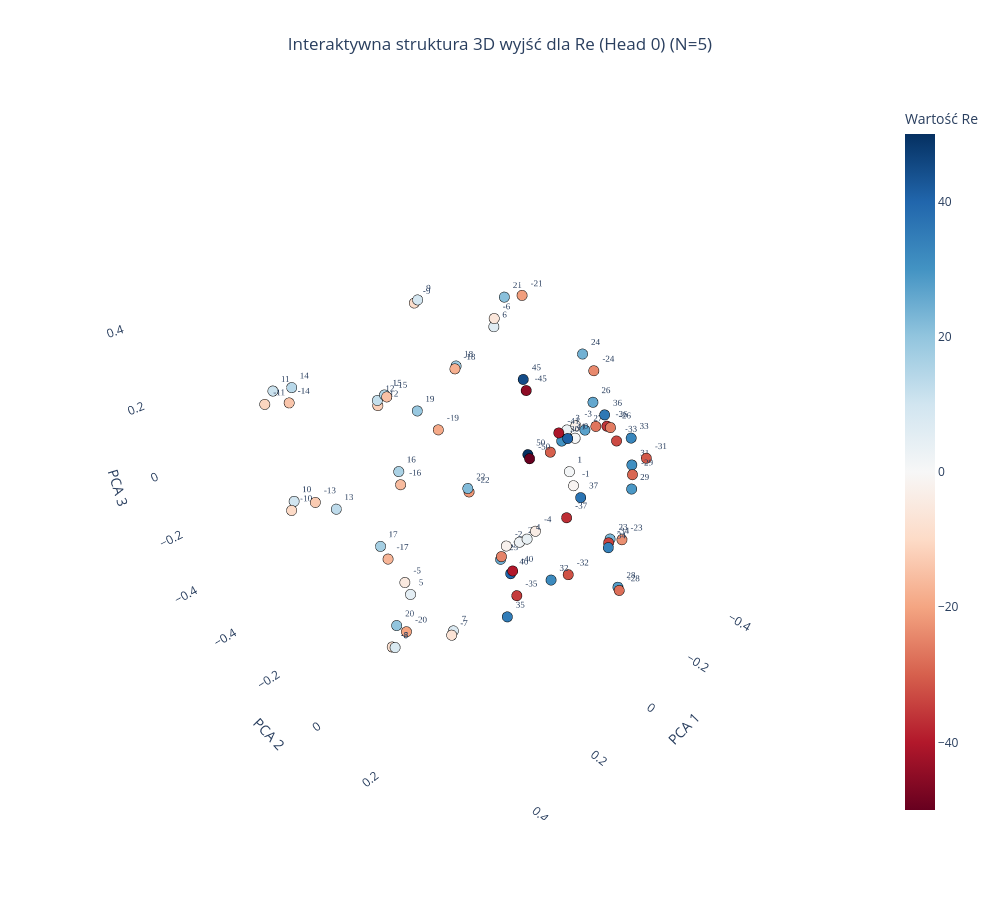
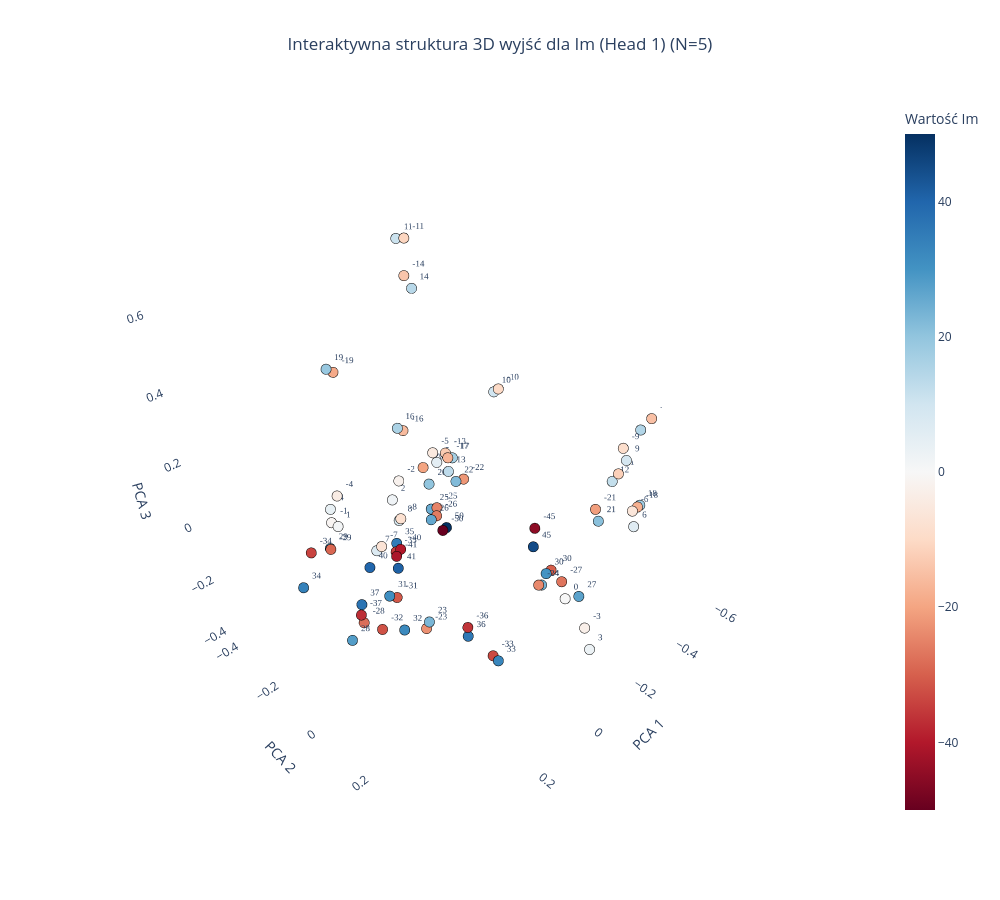

Notebook code cell kept with these figures, in order:
### Code cell
plot_output_head_plotly_3d(model, N=N, head_idx=0)

plot_output_head_plotly_3d(model, N=N, head_idx=1)

### Figure 1 — Plotly figure (JSON) as saved in the notebook; plotly's stock layout.template omitted (floating-point values rounded to 4 significant figures)
{"data": [{"hoverinfo": "text", "hovertext": ["Token ID: 0<br>Wartość algebraiczna: -50", "Token ID: 5<br>Wartość algebraiczna: -45", "Token ID: 9<br>Wartość algebraiczna: -41", "Token ID: 10<br>Wartość algebraiczna: -40", "Token ID: 13<br>Wartość algebraiczna: -37", "Token ID: 14<br>Wartość algebraiczna: -36", "Token ID: 15<br>Wartość algebraiczna: -35", "Token ID: 16<br>Wartość algebraiczna: -34", "Token ID: 17<br>Wartość algebraiczna: -33", "Token ID: 18<br>Wartość algebraiczna: -32", "Token ID: 19<br>Wartość algebraiczna: -31", "Token ID: 20<br>Wartość algebraiczna: -30", "Token ID: 21<br>Wartość algebraiczna: -29", "Token ID: 22<br>Wartość algebraiczna: -28", "Token ID: 23<br>Wartość algebraiczna: -27", "Token ID: 24<br>Wartość algebraiczna: -26", "Token ID: 25<br>Wartość algebraiczna: -25", "Token ID: 26<br>Wartość algebraiczna: -24", "Token ID: 27<br>Wartość algebraiczna: -23", "Token ID: 28<br>Wartość algebraiczna: -22", "Token ID: 29<br>Wartość algebraiczna: -21", "Token ID: 30<br>Wartość algebraiczna: -20", "Token ID: 31<br>Wartość algebraiczna: -19", "Token ID: 32<br>Wartość algebraiczna: -18", "Token ID: 33<br>Wartość algebraiczna: -17", "Token ID: 34<br>Wartość algebraiczna: -16", "Token ID: 35<br>Wartość algebraiczna: -15", "Token ID: 36<br>Wartość algebraiczna: -14", "Token ID: 37<br>Wartość algebraiczna: -13", "Token ID: 38<br>Wartość algebraiczna: -12", "Token ID: 39<br>Wartość algebraiczna: -11", "Token ID: 40<br>Wartość algebraiczna: -10", "Token ID: 41<br>Wartość algebraiczna: -9", "Token ID: 42<br>Wartość algebraiczna: -8", "Token ID: 43<br>Wartość algebraiczna: -7", "Token ID: 44<br>Wartość algebraiczna: -6", "Token ID: 45<br>Wartość algebraiczna: -5", "Token ID: 46<br>Wartość algebraiczna: -4", "Token ID: 47<br>Wartość algebraiczna: -3", "Token ID: 48<br>Wartość algebraiczna: -2", "Token ID: 49<br>Wartość algebraiczna: -1", "Token ID: 50<br>Wartość algebraiczna: 0", "Token ID: 51<br>Wartość algebraiczna: 1", "Token ID: 52<br>Wartość algebraiczna: 2", "Token ID: 53<br>Wartość algebraiczna: 3", "Token ID: 54<br>Wartość algebraiczna: 4", "Token ID: 55<br>Wartość algebraiczna: 5", "Token ID: 56<br>Wartość algebraiczna: 6", "Token ID: 57<br>Wartość algebraiczna: 7", "Token ID: 58<br>Wartość algebraiczna: 8", "Token ID: 59<br>Wartość algebraiczna: 9", "Token ID: 60<br>Wartość algebraiczna: 10", "Token ID: 61<br>Wartość algebraiczna: 11", "Token ID: 62<br>Wartość algebraiczna: 12", "Token ID: 63<br>Wartość algebraiczna: 13", "Token ID: 64<br>Wartość algebraiczna: 14", "Token ID: 65<br>Wartość algebraiczna: 15", "Token ID: 66<br>Wartość algebraiczna: 16", "Token ID: 67<br>Wartość algebraiczna: 17", "Token ID: 68<br>Wartość algebraiczna: 18", "Token ID: 69<br>Wartość algebraiczna: 19", "Token ID: 70<br>Wartość algebraiczna: 20", "Token ID: 71<br>Wartość algebraiczna: 21", "Token ID: 72<br>Wartość algebraiczna: 22", "Token ID: 73<br>Wartość algebraiczna: 23", "Token ID: 74<br>Wartość algebraiczna: 24", "Token ID: 75<br>Wartość algebraiczna: 25", "Token ID: 76<br>Wartość algebraiczna: 26", "Token ID: 77<br>Wartość algebraiczna: 27", "Token ID: 78<br>Wartość algebraiczna: 28", "Token ID: 79<br>Wartość algebraiczna: 29", "Token ID: 80<br>Wartość algebraiczna: 30", "Token ID: 81<br>Wartość algebraiczna: 31", "Token ID: 82<br>Wartość algebraiczna: 32", "Token ID: 83<br>Wartość algebraiczna: 33", "Token ID: 84<br>Wartość algebraiczna: 34", "Token ID: 85<br>Wartość algebraiczna: 35", "Token ID: 86<br>Wartość algebraiczna: 36", "Token ID: 87<br>Wartość algebraiczna: 37", "Token ID: 90<br>Wartość algebraiczna: 40", "Token ID: 91<br>Wartość algebraiczna: 41", "Token ID: 95<br>Wartość algebraiczna: 45", "Token ID: 100<br>Wartość algebraiczna: 50"], "marker": {"color": [-50, -45, -41, -40, -37, -36, -35, -34, -33, -32, -31, -30, -29, -28, -27, -26, -25, -24, -23, -22, -21, -20, -19, -18, -17, -16, -15, -14, -13, -12, -11, -10, -9, -8, -7, -6, -5, -4, -3, -2, -1, 0, 1, 2, 3, 4, 5, 6, 7, 8, 9, 10, 11, 12, 13, 14, 15, 16, 17, 18, 19, 20, 21, 22, 23, 24, 25, 26, 27, 28, 29, 30, 31, 32, 33, 34, 35, 36, 37, 40, 41, 45, 50], "colorbar": {"title": {"text": "Wartość Re"}}, "colorscale": [[0, "rgb(103,0,31)"], [0.1, "rgb(178,24,43)"], [0.2, "rgb(214,96,77)"], [0.3, "rgb(244,165,130)"], [0.4, "rgb(253,219,199)"], [0.5, "rgb(247,247,247)"], [0.6, "rgb(209,229,240)"], [0.7, "rgb(146,197,222)"], [0.8, "rgb(67,147,195)"], [0.9, "rgb(33,102,172)"], [1, "rgb(5,48,97)"]], "line": {"color": "Black", "width": 1}, "showscale": true, "size": 6}, "mode": "markers+text", "text": ["-50", "-45", "-41", "-40", "-37", "-36", "-35", "-34", "-33", "-32", "-31", "-30", "-29", "-28", "-27", "-26", "-25", "-24", "-23", "-22", "-21", "-20", "-19", "-18", "-17", "-16", "-15", "-14", "-13", "-12", "-11", "-10", "-9", "-8", "-7", "-6", "-5", "-4", "-3", "-2", "-1", "0", "1", "2", "3", "4", "5", "6", "7", "8", "9", "10", "11", "12", "13", "14", "15", "16", "17", "18", "19", "20", "21", "22", "23", "24", "25", "26", "27", "28", "29", "30", "31", "32", "33", "34", "35", "36", "37", "40", "41", "45", "50"], "textfont": {"family": "Arial Black", "size": 9}, "textposition": "top right", "type": "scatter3d", "x": [-0.05448, -0.2163, -0.02071, 0.1039, 0.003429, -0.3048, 0.03176, 0.1189, -0.3391, -0.05462, -0.146, -0.2497, -0.03774, -0.1248, -0.5199, -0.1279, 0.08087, -0.2495, -0.2163, 0.01452, -0.2481, 0.2693, 0.388, -0.191, 0.2784, 0.3996, -0.09285, 0.455, 0.322, -0.07676, 0.5171, 0.3677, -0.1147, 0.3439, 0.2075, -0.2502, 0.2046, 0.1442, -0.4839, 0.0991, 0.0638, -0.3852, 0.06164, 0.04838, -0.4626, 0.1642, 0.2046, -0.249, 0.1923, 0.3449, -0.121, 0.3496, 0.4811, -0.07467, 0.2891, 0.4317, -0.09115, 0.3804, 0.2791, -0.2102, 0.3801, 0.2887, -0.2214, 0.02057, -0.1851, -0.2434, 0.08283, -0.1137, -0.4914, -0.1568, -0.04485, -0.2815, -0.1256, -0.0165, -0.3768, 0.1306, 0.05936, -0.3124, -0.06421, 0.09587, -0.04707, -0.2306, -0.07415], "y": [0.05874, -0.1032, 0.1717, 0.157, 0.23, 0.1005, 0.1088, 0.4312, 0.1117, 0.2038, 0.3284, -0.03747, 0.3668, 0.3147, -0.09029, 0.2349, 0.09749, 0.08449, 0.2452, -0.08373, -0.1566, -0.05954, 0.2237, -0.3477, -0.1011, 0.1199, -0.5367, -0.1589, -0.3281, -0.5616, -0.1471, -0.3718, -0.4183, -0.0265, 0.04694, -0.2551, -0.1341, 0.2565, -0.1372, 0.1297, 0.2888, -0.06076, 0.2733, 0.1266, -0.153, 0.2507, -0.1137, -0.2549, 0.03714, -0.01329, -0.4115, -0.3839, -0.1707, -0.559, -0.2869, -0.1793, -0.5444, 0.09263, -0.1267, -0.3631, 0.1586, -0.07359, -0.1925, -0.08183, 0.2295, 0.05095, 0.09678, 0.19, -0.108, 0.2893, 0.3647, -0.02588, 0.3055, 0.1799, 0.1309, 0.4398, 0.1027, 0.08447, 0.2151, 0.1434, 0.1774, -0.1277, 0.03536], "z": [0.05276, 0.1098, 0.1967, -0.1498, -0.001039, 0.05146, -0.3142, 0.1149, -0.005565, -0.235, 0.1427, -0.07062, 0.1726, -0.2622, -0.1359, 0.1909, -0.1558, 0.2306, -0.1915, -0.08895, 0.3515, -0.3961, 0.4187, 0.08771, -0.1645, 0.2466, -0.04192, 0.3386, -0.08852, -0.07561, 0.3672, -0.1134, 0.2883, -0.3707, -0.3753, 0.253, -0.3144, 0.05718, -0.1388, -0.09043, 0.1555, -0.1003, 0.1835, -0.1111, -0.151, 0.04343, -0.3439, 0.2294, -0.3782, -0.3614, 0.2973, -0.1006, 0.373, -0.05573, -0.1056, 0.3568, -0.03778, 0.2548, -0.1385, 0.08308, 0.4264, -0.3693, 0.3437, -0.07357, -0.1798, 0.266, -0.1639, 0.245, -0.1439, -0.2896, 0.129, -0.044, 0.1227, -0.2441, -0.005167, 0.1145, -0.376, 0.07538, 0.01286, -0.1727, 0.1718, 0.1274, 0.04368]}], "layout": {"height": 900, "scene": {"xaxis": {"backgroundcolor": "white", "gridcolor": "rgba(200,200,200,0.2)", "title": {"text": "PCA 1"}}, "yaxis": {"backgroundcolor": "white", "gridcolor": "rgba(200,200,200,0.2)", "title": {"text": "PCA 2"}}, "zaxis": {"backgroundcolor": "white", "gridcolor": "rgba(200,200,200,0.2)", "title": {"text": "PCA 3"}}}, "showlegend": false, "title": {"text": "Interaktywna struktura 3D wyjść dla Re (Head 0) (N=5)", "x": 0.5, "xanchor": "center"}, "width": 1000}}

### Figure 2 — Plotly figure (JSON) as saved in the notebook; plotly's stock layout.template omitted (floating-point values rounded to 4 significant figures)
{"data": [{"hoverinfo": "text", "hovertext": ["Token ID: 0<br>Wartość algebraiczna: -50", "Token ID: 5<br>Wartość algebraiczna: -45", "Token ID: 9<br>Wartość algebraiczna: -41", "Token ID: 10<br>Wartość algebraiczna: -40", "Token ID: 13<br>Wartość algebraiczna: -37", "Token ID: 14<br>Wartość algebraiczna: -36", "Token ID: 15<br>Wartość algebraiczna: -35", "Token ID: 16<br>Wartość algebraiczna: -34", "Token ID: 17<br>Wartość algebraiczna: -33", "Token ID: 18<br>Wartość algebraiczna: -32", "Token ID: 19<br>Wartość algebraiczna: -31", "Token ID: 20<br>Wartość algebraiczna: -30", "Token ID: 21<br>Wartość algebraiczna: -29", "Token ID: 22<br>Wartość algebraiczna: -28", "Token ID: 23<br>Wartość algebraiczna: -27", "Token ID: 24<br>Wartość algebraiczna: -26", "Token ID: 25<br>Wartość algebraiczna: -25", "Token ID: 26<br>Wartość algebraiczna: -24", "Token ID: 27<br>Wartość algebraiczna: -23", "Token ID: 28<br>Wartość algebraiczna: -22", "Token ID: 29<br>Wartość algebraiczna: -21", "Token ID: 30<br>Wartość algebraiczna: -20", "Token ID: 31<br>Wartość algebraiczna: -19", "Token ID: 32<br>Wartość algebraiczna: -18", "Token ID: 33<br>Wartość algebraiczna: -17", "Token ID: 34<br>Wartość algebraiczna: -16", "Token ID: 35<br>Wartość algebraiczna: -15", "Token ID: 36<br>Wartość algebraiczna: -14", "Token ID: 37<br>Wartość algebraiczna: -13", "Token ID: 38<br>Wartość algebraiczna: -12", "Token ID: 39<br>Wartość algebraiczna: -11", "Token ID: 40<br>Wartość algebraiczna: -10", "Token ID: 41<br>Wartość algebraiczna: -9", "Token ID: 42<br>Wartość algebraiczna: -8", "Token ID: 43<br>Wartość algebraiczna: -7", "Token ID: 44<br>Wartość algebraiczna: -6", "Token ID: 45<br>Wartość algebraiczna: -5", "Token ID: 46<br>Wartość algebraiczna: -4", "Token ID: 47<br>Wartość algebraiczna: -3", "Token ID: 48<br>Wartość algebraiczna: -2", "Token ID: 49<br>Wartość algebraiczna: -1", "Token ID: 50<br>Wartość algebraiczna: 0", "Token ID: 51<br>Wartość algebraiczna: 1", "Token ID: 52<br>Wartość algebraiczna: 2", "Token ID: 53<br>Wartość algebraiczna: 3", "Token ID: 54<br>Wartość algebraiczna: 4", "Token ID: 55<br>Wartość algebraiczna: 5", "Token ID: 56<br>Wartość algebraiczna: 6", "Token ID: 57<br>Wartość algebraiczna: 7", "Token ID: 58<br>Wartość algebraiczna: 8", "Token ID: 59<br>Wartość algebraiczna: 9", "Token ID: 60<br>Wartość algebraiczna: 10", "Token ID: 61<br>Wartość algebraiczna: 11", "Token ID: 62<br>Wartość algebraiczna: 12", "Token ID: 63<br>Wartość algebraiczna: 13", "Token ID: 64<br>Wartość algebraiczna: 14", "Token ID: 65<br>Wartość algebraiczna: 15", "Token ID: 66<br>Wartość algebraiczna: 16", "Token ID: 67<br>Wartość algebraiczna: 17", "Token ID: 68<br>Wartość algebraiczna: 18", "Token ID: 69<br>Wartość algebraiczna: 19", "Token ID: 70<br>Wartość algebraiczna: 20", "Token ID: 71<br>Wartość algebraiczna: 21", "Token ID: 72<br>Wartość algebraiczna: 22", "Token ID: 73<br>Wartość algebraiczna: 23", "Token ID: 74<br>Wartość algebraiczna: 24", "Token ID: 75<br>Wartość algebraiczna: 25", "Token ID: 76<br>Wartość algebraiczna: 26", "Token ID: 77<br>Wartość algebraiczna: 27", "Token ID: 78<br>Wartość algebraiczna: 28", "Token ID: 79<br>Wartość algebraiczna: 29", "Token ID: 80<br>Wartość algebraiczna: 30", "Token ID: 81<br>Wartość algebraiczna: 31", "Token ID: 82<br>Wartość algebraiczna: 32", "Token ID: 83<br>Wartość algebraiczna: 33", "Token ID: 84<br>Wartość algebraiczna: 34", "Token ID: 85<br>Wartość algebraiczna: 35", "Token ID: 86<br>Wartość algebraiczna: 36", "Token ID: 87<br>Wartość algebraiczna: 37", "Token ID: 90<br>Wartość algebraiczna: 40", "Token ID: 91<br>Wartość algebraiczna: 41", "Token ID: 95<br>Wartość algebraiczna: 45", "Token ID: 100<br>Wartość algebraiczna: 50"], "marker": {"color": [-50, -45, -41, -40, -37, -36, -35, -34, -33, -32, -31, -30, -29, -28, -27, -26, -25, -24, -23, -22, -21, -20, -19, -18, -17, -16, -15, -14, -13, -12, -11, -10, -9, -8, -7, -6, -5, -4, -3, -2, -1, 0, 1, 2, 3, 4, 5, 6, 7, 8, 9, 10, 11, 12, 13, 14, 15, 16, 17, 18, 19, 20, 21, 22, 23, 24, 25, 26, 27, 28, 29, 30, 31, 32, 33, 34, 35, 36, 37, 40, 41, 45, 50], "colorbar": {"title": {"text": "Wartość Im"}}, "colorscale": [[0, "rgb(103,0,31)"], [0.1, "rgb(178,24,43)"], [0.2, "rgb(214,96,77)"], [0.3, "rgb(244,165,130)"], [0.4, "rgb(253,219,199)"], [0.5, "rgb(247,247,247)"], [0.6, "rgb(209,229,240)"], [0.7, "rgb(146,197,222)"], [0.8, "rgb(67,147,195)"], [0.9, "rgb(33,102,172)"], [1, "rgb(5,48,97)"]], "line": {"color": "Black", "width": 1}, "showscale": true, "size": 6}, "mode": "markers+text", "text": ["-50", "-45", "-41", "-40", "-37", "-36", "-35", "-34", "-33", "-32", "-31", "-30", "-29", "-28", "-27", "-26", "-25", "-24", "-23", "-22", "-21", "-20", "-19", "-18", "-17", "-16", "-15", "-14", "-13", "-12", "-11", "-10", "-9", "-8", "-7", "-6", "-5", "-4", "-3", "-2", "-1", "0", "1", "2", "3", "4", "5", "6", "7", "8", "9", "10", "11", "12", "13", "14", "15", "16", "17", "18", "19", "20", "21", "22", "23", "24", "25", "26", "27", "28", "29", "30", "31", "32", "33", "34", "35", "36", "37", "40", "41", "45", "50"], "textfont": {"family": "Arial Black", "size": 9}, "textposition": "top right", "type": "scatter3d", "x": [0.08722, -0.07919, 0.2621, 0.05176, 0.3316, 0.1844, 0.05017, 0.3677, 0.1356, 0.183, 0.3098, -0.1466, 0.4389, 0.263, 0.03081, 0.2541, -0.04175, 0.02972, 0.228, -0.1019, -0.09428, -0.2332, 0.2081, -0.3385, -0.1981, -0.01247, -0.6042, -0.1193, -0.208, -0.5917, -0.08752, -0.4703, -0.2972, -0.1387, 0.04528, -0.187, -0.1698, 0.2737, -0.05415, 0.06645, 0.364, -0.2001, 0.3616, 0.08556, -0.04141, 0.2823, -0.1857, -0.1884, 0.0515, -0.145, -0.2701, -0.4588, -0.08465, -0.5766, -0.2122, -0.1185, -0.5959, 0.006059, -0.2119, -0.3703, 0.2268, -0.2487, -0.1139, -0.06865, 0.2208, 0.02203, -0.03865, 0.2772, -0.006851, 0.3118, 0.4293, -0.1311, 0.3291, 0.1376, 0.1573, 0.4215, 0.03455, 0.1895, 0.3267, 0.1331, 0.2792, -0.08303, 0.07549], "y": [0.03933, 0.2033, 0.06716, -0.1831, -0.004194, 0.228, -0.2073, -0.1387, 0.268, -0.1248, 0.1191, 0.2107, 0.06506, -0.09598, 0.3863, 0.2071, -0.1262, 0.3165, 0.1236, -0.07983, 0.3731, -0.4029, -0.1926, 0.3324, -0.247, -0.2196, 0.1745, -0.3098, -0.2679, 0.09212, -0.2639, -0.3037, 0.295, -0.4139, -0.2813, 0.4146, -0.2816, -0.1373, 0.404, -0.1523, -0.03576, 0.2246, -0.01434, -0.1614, 0.4344, -0.1611, -0.2827, 0.423, -0.2985, -0.4312, 0.3263, -0.3122, -0.2912, 0.08265, -0.2612, -0.2806, 0.1484, -0.2196, -0.2422, 0.3192, -0.1919, -0.3952, 0.3707, -0.07536, 0.1273, 0.3192, -0.1472, 0.2155, 0.4117, -0.08824, 0.04805, 0.2068, 0.1164, -0.08113, 0.3069, -0.1077, -0.2216, 0.2343, -0.004122, -0.2272, 0.09209, 0.198, 0.0404], "z": [0.02509, 0.03067, 0.0647, -0.1976, -0.1324, -0.1141, -0.2231, 0.01322, -0.2218, -0.3829, -0.001735, -0.1512, 0.1944, -0.2767, 0.04108, 0.2639, -0.06653, -0.0172, -0.1628, 0.02588, 0.179, -0.1663, 0.4398, 0.0266, -0.0335, 0.1617, 0.1106, 0.5454, -0.03191, -0.1206, 0.6664, 0.06499, 0.2156, -0.3274, -0.2515, 0.1448, -0.01863, 0.1408, -0.1622, 0.07007, 0.1675, -0.2851, 0.1671, 0.01182, -0.2069, 0.09036, -0.06191, 0.1007, -0.2746, -0.3485, 0.2076, 0.05576, 0.6589, -0.1467, -0.0981, 0.5198, 0.06366, 0.1778, -0.03825, 0.007284, 0.4557, -0.2361, 0.1307, 0.03765, -0.1419, -0.02032, -0.08136, 0.271, -0.01471, -0.3023, 0.1805, -0.1563, 0.0142, -0.3865, -0.1922, -0.04778, -0.2091, -0.1361, -0.09948, -0.2435, 0.05374, -0.03687, 0.02821]}], "layout": {"height": 900, "scene": {"xaxis": {"backgroundcolor": "white", "gridcolor": "rgba(200,200,200,0.2)", "title": {"text": "PCA 1"}}, "yaxis": {"backgroundcolor": "white", "gridcolor": "rgba(200,200,200,0.2)", "title": {"text": "PCA 2"}}, "zaxis": {"backgroundcolor": "white", "gridcolor": "rgba(200,200,200,0.2)", "title": {"text": "PCA 3"}}}, "showlegend": false, "title": {"text": "Interaktywna struktura 3D wyjść dla Im (Head 1) (N=5)", "x": 0.5, "xanchor": "center"}, "width": 1000}}
